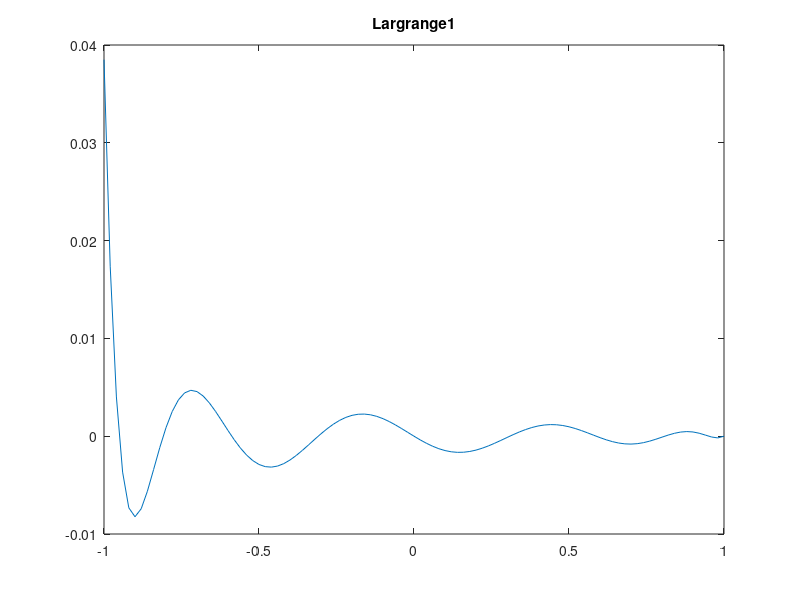
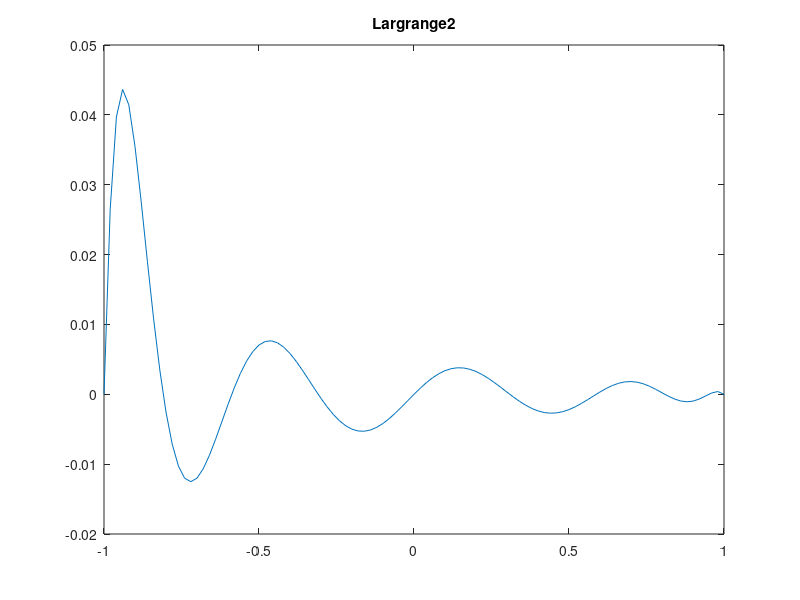
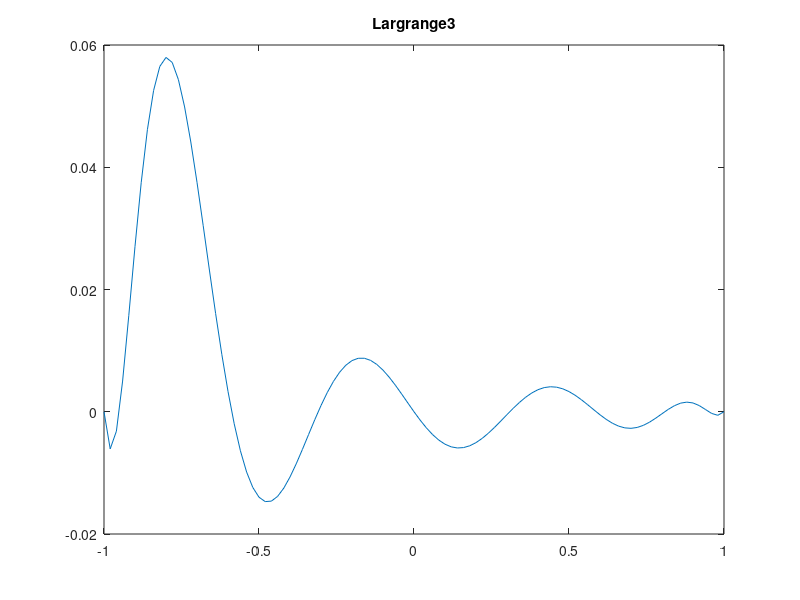
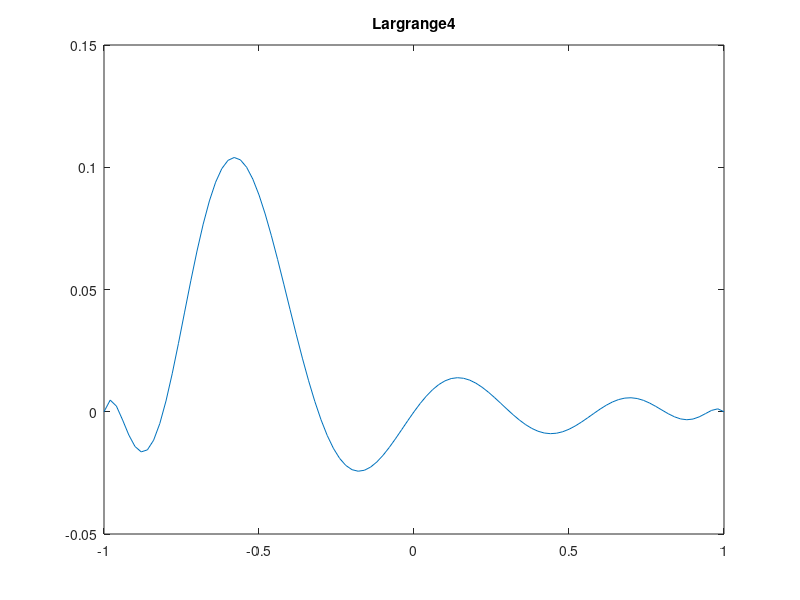

MATLAB code for these plots, in order:

clear all
clc
list=textread("hw1cd.txt")
x=[-1:0.02:1]
ytotal=0


for i=1:11
  p=1
  for j=1:11
    if i==j
      continue
    endif
    
    
    p=p.*(x-list(j*2-1))/(list(i*2-1)-list(j*2-1))
    
  endfor
  
  p=p.*list(i*2)
  
  ytotal=ytotal+p
  figure(i)
  plot(x,p)
  title(["Largrange",num2str(i)])
  print("-djpeg",["picturec_",num2str(i),'.jpg'])
endfor
figure(12)
plot(x,ytotal)
print("-djpeg",["picturec_final",'.jpg'])